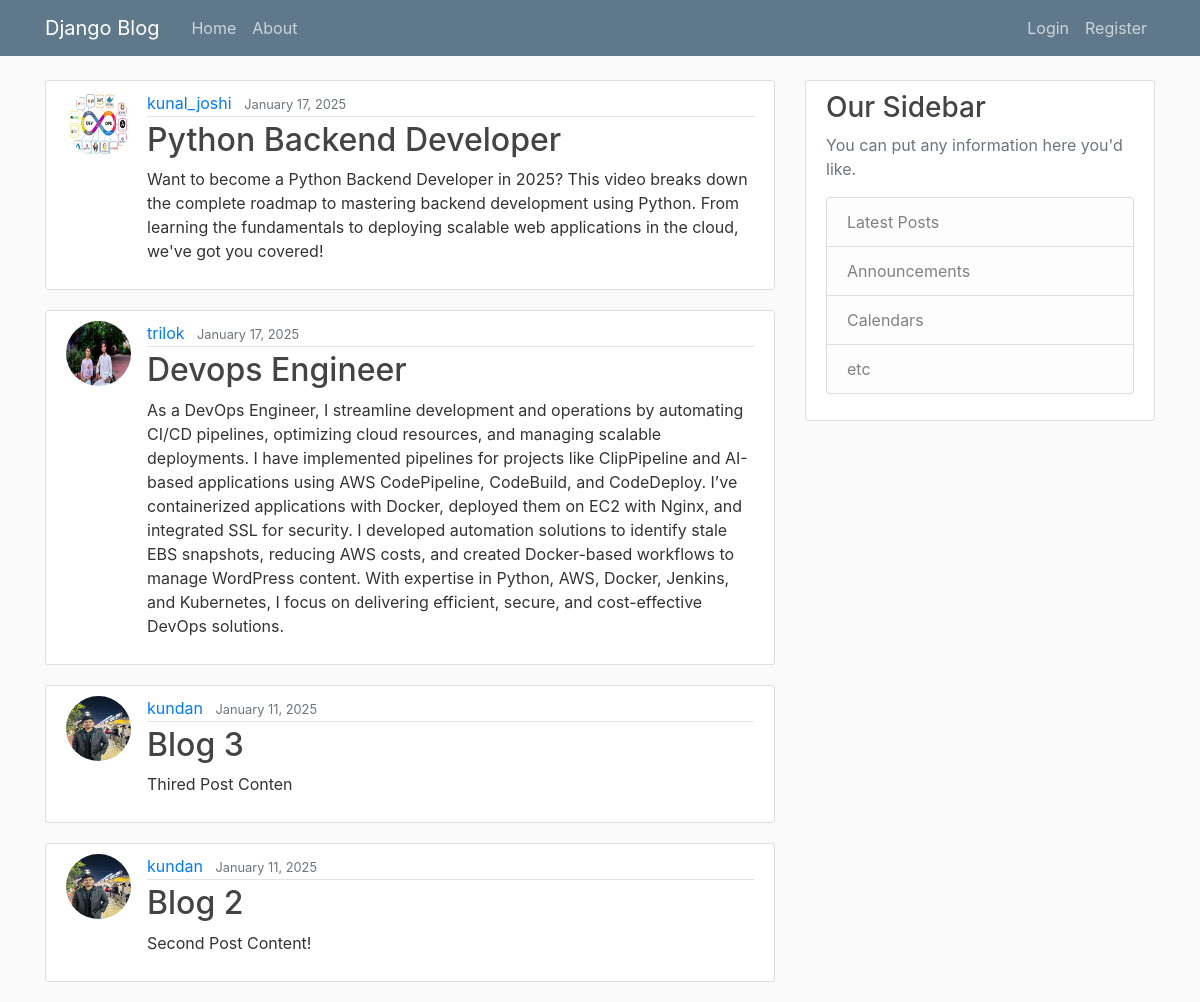
The app's page /, older data.
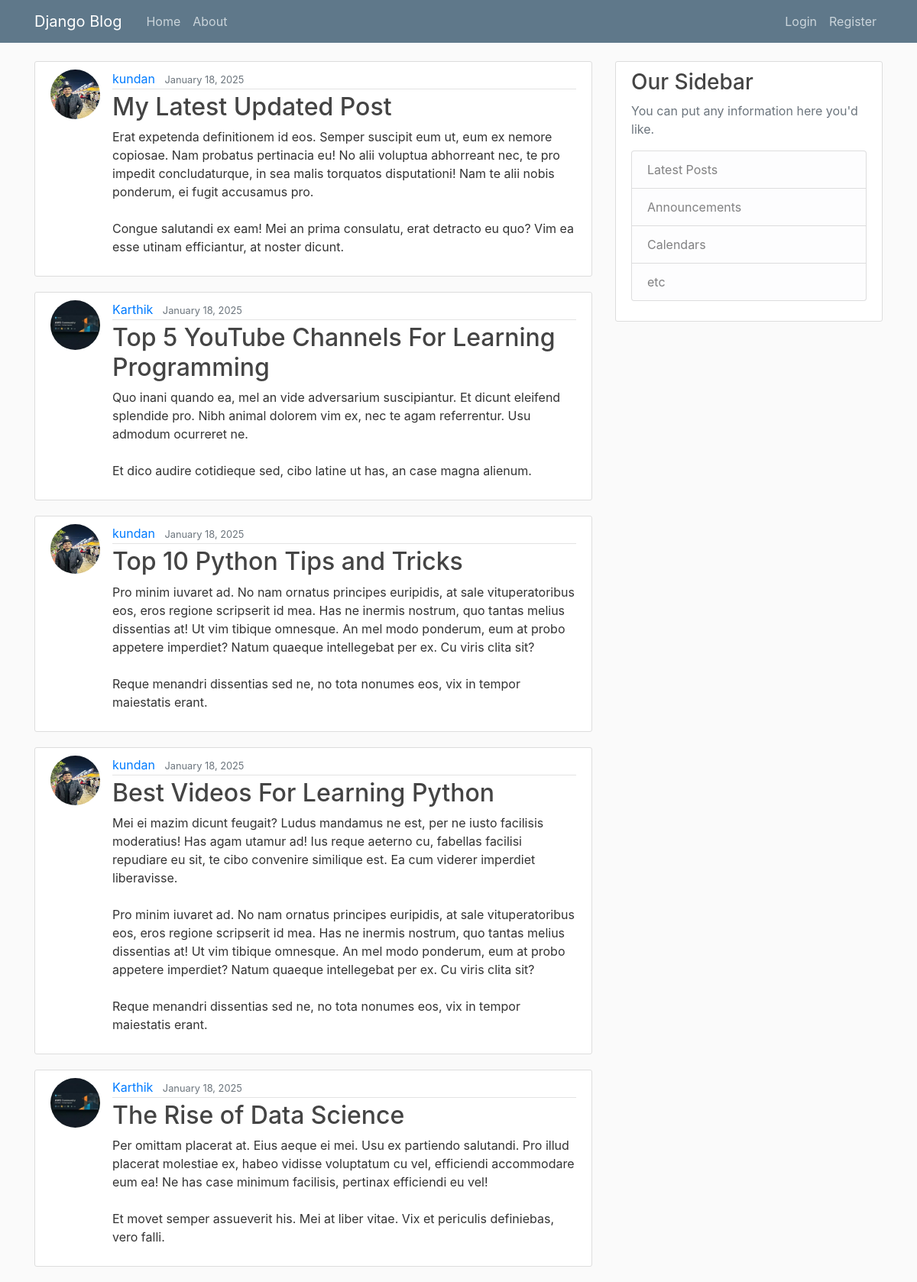
The same page, newer data.
### blog/models.py (models this page shows, shortened)
class Post(models.Model):
    title = models.CharField(max_length=100)
    content = models.TextField()
    date_posted = models.DateTimeField(default=timezone.now)
    author = models.ForeignKey(User, on_delete=models.CASCADE)

### users/models.py (models this page shows, shortened)
class Profile(models.Model):
    user = models.OneToOneField(User, on_delete=models.CASCADE)
    image = models.ImageField(default='default.jpg', upload_to='profile_pics')

### blog/views.py (the view)
# urls.py: path('', PostListView.as_view(), name='blog-home'),
class PostListView(ListView):
    model = Post
    template_name = 'blog/home.html'
    context_object_name = 'posts'
    ordering = ['-date_posted']
    paginate_by = 5

### blog/templates/blog/home.html
{% extends "blog/base.html" %}
{% block content %}
    {% for post in posts %}
        <article>
            <article class="media content-section">
              <img class="rounded-circle article-img" src="{{ post.author.profile.image.url }}">
                <div class="media-body">
                  <div class="article-metadata">
                    <a class="mr-2" href="#">{{ post.author }}</a>
                    <small class="text-muted">{{ post.date_posted|date:"F d, Y"}}</small>
                  </div>
                  <h2><a class="article-title" href="#">{{ post.title }}</a></h2>
                  <p class="article-content">{{ post.content }}</p>
                </div>
              </article>
        </article>
    {% endfor %}
{% endblock %}

Row changes from the older to the newer data that the page shows:
no longer on this page (row unchanged): Post: author.profile.image (picture), author "kunal_joshi", date_posted "January 17, 2025", title "Python Backend Developer", content "Want to become a Python Backend Developer in 2025? This video breaks down the complete roadmap to mastering backend development using Python. From learning the fundamentals to deploying scalable web applications in the cloud, we've got you covered!"
no longer on this page (row unchanged): Post: author.profile.image (picture), author "trilok", date_posted "January 17, 2025", title "Devops Engineer", content "As a DevOps Engineer, I streamline development and operations by automating CI/CD pipelines, optimizing cloud resources, and managing scalable deployments. I have implemented pipelines for projects like ClipPipeline and AI-based applications using AWS CodePipeline, CodeBuild, and CodeDeploy. I’ve containerized applications with Docker, deployed them on EC2 with Nginx, and integrated SSL for security. I developed automation solutions to identify stale EBS snapshots, reducing AWS costs, and created Docker-based workflows to manage WordPress content. With expertise in Python, AWS, Docker, Jenkins, and Kubernetes, I focus on delivering efficient, secure, and cost-effective DevOps solutions."
removed Post: author.profile.image (picture), author "kundan", date_posted "January 11, 2025", title "Blog 3", content "Thired Post Conten"
removed Post: author.profile.image (picture), author "kundan", date_posted "January 11, 2025", title "Blog 2", content "Second Post Content!"
added Post: author.profile.image (picture), author "kundan", date_posted "January 18, 2025", title "My Latest Updated Post", content "Erat expetenda definitionem id eos. Semper suscipit eum ut, eum ex nemore copiosae. Nam probatus pertinacia eu! No alii voluptua abhorreant nec, te pro impedit concludaturque, in sea malis torquatos disputationi! Nam te alii nobis ponderum, ei fugit accusamus pro. Congue salutandi ex eam! Mei an prima consulatu, erat detracto eu quo? Vim ea esse utinam efficiantur, at noster dicunt."
added Post: author.profile.image (picture), author "Karthik", date_posted "January 18, 2025", title "Top 5 YouTube Channels For Learning Programming", content "Quo inani quando ea, mel an vide adversarium suscipiantur. Et dicunt eleifend splendide pro. Nibh animal dolorem vim ex, nec te agam referrentur. Usu admodum ocurreret ne. Et dico audire cotidieque sed, cibo latine ut has, an case magna alienum."
added Post: author.profile.image (picture), author "kundan", date_posted "January 18, 2025", title "Top 10 Python Tips and Tricks", content "Pro minim iuvaret ad. No nam ornatus principes euripidis, at sale vituperatoribus eos, eros regione scripserit id mea. Has ne inermis nostrum, quo tantas melius dissentias at! Ut vim tibique omnesque. An mel modo ponderum, eum at probo appetere imperdiet? Natum quaeque intellegebat per ex. Cu viris clita sit? Reque menandri dissentias sed ne, no tota nonumes eos, vix in tempor maiestatis erant."
added Post: author.profile.image (picture), author "kundan", date_posted "January 18, 2025", title "Best Videos For Learning Python", content "Mei ei mazim dicunt feugait? Ludus mandamus ne est, per ne iusto facilisis moderatius! Has agam utamur ad! Ius reque aeterno cu, fabellas facilisi repudiare eu sit, te cibo convenire similique est. Ea cum viderer imperdiet liberavisse. Pro minim iuvaret ad. No nam ornatus principes euripidis, at sale vituperatoribus eos, eros regione scripserit id mea. Has ne inermis nostrum, quo tantas melius dissentias at! Ut vim tibique omnesque. An mel modo ponderum, eum at probo appetere imperdiet? Natum quaeque intellegebat per ex. Cu viris clita sit? Reque menandri dissentias sed ne, no tota nonumes eos, vix in tempor maiestatis erant."
added Post: author.profile.image (picture), author "Karthik", date_posted "January 18, 2025", title "The Rise of Data Science", content "Per omittam placerat at. Eius aeque ei mei. Usu ex partiendo salutandi. Pro illud placerat molestiae ex, habeo vidisse voluptatum cu vel, efficiendi accommodare eum ea! Ne has case minimum facilisis, pertinax efficiendi eu vel! Et movet semper assueverit his. Mei at liber vitae. Vix et periculis definiebas, vero falli."
